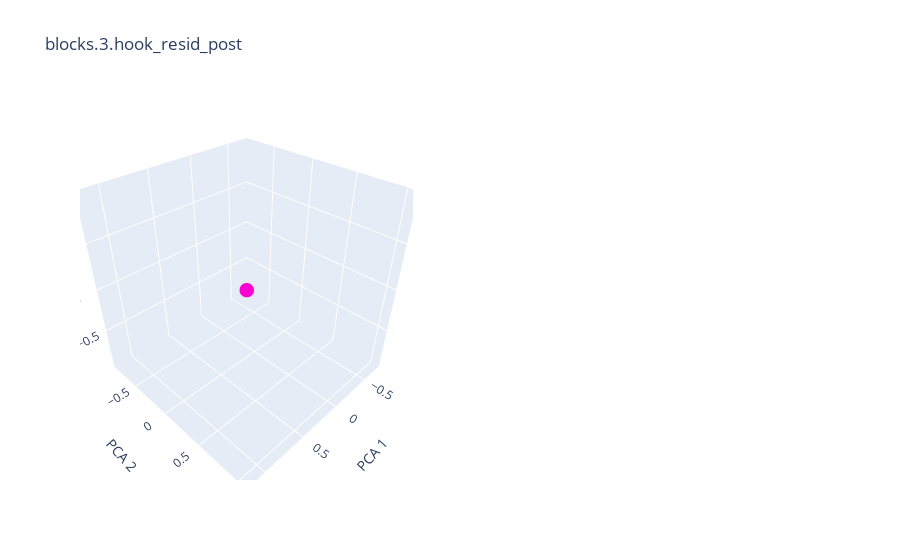

Notebook source saved alongside this figure:
### Code cell
for a_ in activations:
    acts = activations[a_]
    regression, belief_predictions = run_activation_to_beliefs_regression(acts, transformer_input_beliefs)
    belief_predictions_pca = vis_pca.transform(belief_predictions.reshape(-1, 5))

# now visualize in 3d
transformer_input_belief_indices_flattened = transformer_input_belief_indices.view(-1).cpu().numpy()
from plotly.subplots import make_subplots
from plotly import graph_objects as go

colors = px.colors.qualitative.Light24 + px.colors.qualitative.Dark24 + px.colors.qualitative.Plotly

for belief in msp_belief_index.keys():
    fig = make_subplots(rows=1, cols=2, specs=[[{'type': 'scatter3d'}, {'type': 'scatter3d'}]])
    b = msp_belief_index[belief]
    relevant_indices = np.where(transformer_input_belief_indices_flattened == b)[0]
    relevant_data = belief_predictions_pca[relevant_indices]
    if len(relevant_data) > 0:
        centers_of_mass = np.mean(relevant_data, axis=0)

        #fig.add_trace(go.Scatter3d(x=relevant_data[:, 0],
        #                           y=relevant_data[:, 1],
        #                           z=relevant_data[:, 2],
        #                           mode='markers', name=f'Belief {b}', marker=dict(size=5, color=colors[b], opacity=.1)),
        #                           row=1, col=1)
    
        fig.add_trace(go.Scatter3d(x=[centers_of_mass[0]],
                                y=[centers_of_mass[1]],
                                z=[centers_of_mass[2]],
                                mode='markers',
                                name=f'Belief {b}',
                                marker=dict(size=5, color=colors[b], opacity=1)),
                    row=1, col=1)
        
    fig.update_layout(title=a_,
                        scene=dict(xaxis_title='PCA 1', yaxis_title='PCA 2', zaxis_title='PCA 3'),
                        scene2=dict(xaxis_title='PCA 1', yaxis_title='PCA 2', zaxis_title='PCA 3'))
fig.show()

### Figure 1 — Plotly figure (JSON) as saved in the notebook; plotly's stock layout.template omitted (floating-point values rounded to 4 significant figures)
{"data": [{"marker": {"color": "#FB00D1", "opacity": 1, "size": 5}, "mode": "markers", "name": "Belief 35", "scene": "scene", "type": "scatter3d", "x": [0.2243], "y": [0.1001], "z": [0.001861]}], "layout": {"scene": {"domain": {"x": [0, 0.45], "y": [0, 1]}, "xaxis": {"title": {"text": "PCA 1"}}, "yaxis": {"title": {"text": "PCA 2"}}, "zaxis": {"title": {"text": "PCA 3"}}}, "scene2": {"domain": {"x": [0.55, 1], "y": [0, 1]}, "xaxis": {"title": {"text": "PCA 1"}}, "yaxis": {"title": {"text": "PCA 2"}}, "zaxis": {"title": {"text": "PCA 3"}}}, "title": {"text": "blocks.3.hook_resid_post"}}}
